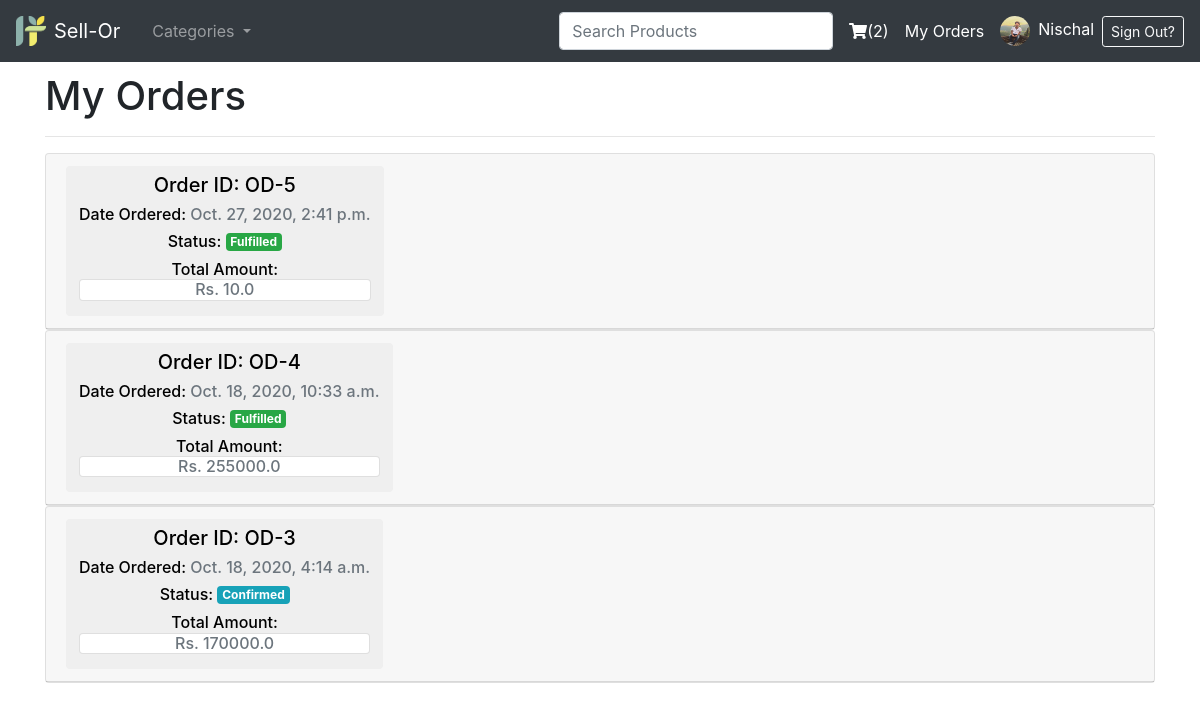
/myorders/ (signed in), run on an earlier commit of the app's database.
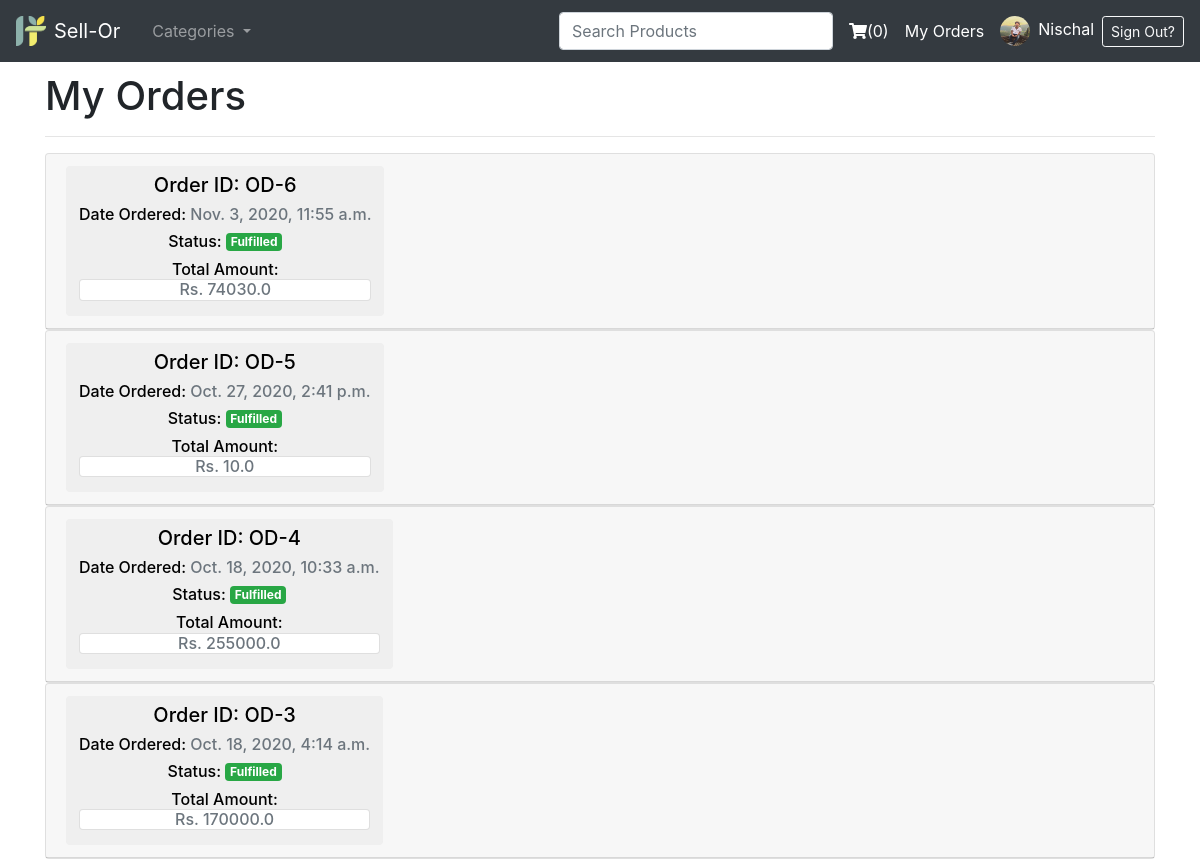
And on a later commit of the database.
### main/models.py (models this page shows, shortened)
class Order(models.Model):
    user = models.ForeignKey("accounts.User", verbose_name=_("Orderer"), on_delete=models.CASCADE)
    items = models.ManyToManyField(OrderItem)
    ordered_date = models.DateTimeField(null=True, blank=True)
    status = models.CharField(max_length=20,choices=ORDER_STATUS,default='NO')
    class Meta:
        verbose_name = _("Order")
        verbose_name_plural = _("Orders")
        ordering = ['-ordered_date']
    @property
    def total_amount(self):
        return sum([i.quantity* i.item.selling_price for i in self.items.all()])

class OrderItem(models.Model) :
    user = models.ForeignKey("accounts.User",verbose_name=_("Orderer"),on_delete=models.CASCADE)
    ordered = models.BooleanField(_("Is Ordered?"))
    item = models.ForeignKey("inventory.Item", on_delete=models.CASCADE)
    quantity = models.IntegerField(default=1)

### inventory/models.py (models this page shows, shortened)
class Item(models.Model):
    name = models.CharField(_("Product Name"),max_length = 240, unique = True)
    brand = models.CharField(_("Product Brand"), max_length = 50, null=True, blank=True)
    category = models.ForeignKey("inventory.Category", verbose_name=_("category"), on_delete=models.CASCADE, related_name='categories')
    description = models.TextField(_("Product Description"))
    image = models.ImageField(_("Product Image"), upload_to="product_images", height_field=None, width_field=None, max_length=None, default = 'image-not-available.jpg')
    cost_price = models.FloatField(_("Latest Cost Price"), default=0)
    quantity = models.IntegerField(_("Available Quantity"), default=0)
    selling_price = models.FloatField(_("Current Selling Price"), default=0)
    about_seller = models.TextField(_("About Seller"))
    class Meta:
        ordering = ['name']

### main/views.py (the view)
# urls.py: path("myorders/", MyOrderListView.as_view(), name="my-orders"),
class MyOrderListView(LoginRequiredMixin ,ListView):
    model = Order
    context_object_name = 'orders'
    template_name = "client_side/my_orders.html"
    paginate_by = 10
    def get_queryset(self):
        qs = super().get_queryset()
        qs = qs.filter(user = self.request.user).exclude(status='NO')
        return qs

### inventory/context_processors.py (called while the page is built)
def category(request):
    return {
        'categories': Category.objects.parents(),
        'cart_items': Order.objects.get_or_create(user=request.user, status='NO')[0].items.all().count() if request.user.is_authenticated else None,
        }

### inventory/models.py (called while the page is built)
    def parents(self):
        qs = super(CategoryManager, self).filter(parent = None)
        return qs

    def __str__(self):
        return str(self.name)

    def children(self):
        return Category.objects.filter(parent = self)

### inventory/templatetags/tag_to_value.py (called while the page is built)
@register.filter()
def tag_to_val(value):
    if value =='O':
        return "<span class='badge badge-warning'>Ordered</span>"
    elif value == 'CO':
        return "<span class='badge badge-info'>Confirmed</span>"
    elif value == 'S':
        return "<span class='badge badge-success'>Fulfilled</span>"
    else:
        return "<span class='badge badge-danger'>Cancelled</span>"

### templates/client_side/my_orders.html (shortened to what this page needs)
{% extends 'client_side_base.html' %}
{% load tag_to_value %}
{% block content %}
<h1>My Orders</h1><hr>
{% for order in orders %}
      <div id="accordion">
        <div class="card">
          <div class="card-header" id="headingOne">
            <h5 class="mb-0">
              <button class="btn" data-toggle="collapse" data-target="#collapse-{{order.id}}" aria-expanded="true" aria-controls="collapseOne">
                <div class="">
                  <div class="">
                      <h5 class="">Order ID: OD-{{order.id}}</h5>
                      <h6>Date Ordered: <span class='text-secondary'>{{order.ordered_date}}<span></h6>
                      <h6>Status: <span class='text-secondary'>{{order.status|tag_to_val|safe}}<span></h6>
                      <h6>Total Amount: <span class='text-secondary card'>Rs. {{order.total_amount}}<span></h6>
                  </div>
                </div>
              </button>
            </h5>
          </div>
        </div>
      </div>
{% endfor %}
{% endblock content %}

### templates/partial/navbar.html (shortened to what this page needs)
<nav class="navbar navbar-expand-lg navbar-dark bg-dark fixed-top">
  <a class="navbar-brand js-scroll-trigger" href="/">
    <img src="/media/favicon.png" height='30' width='30' class="d-inline-block align-top"><span class='typewriter mx-2'>Sell-Or</span>
  </a>
  <div class="collapse navbar-collapse" id="navbarSupportedContent">
    <ul class="navbar-nav mr-auto">
      <li class="nav-item dropdown">
        <a class="nav-link dropdown-toggle" href="#" data-toggle="dropdown">  Categories  </a>
      </li>
    </ul>
    <form class="form-inline my-2 my-lg-0">
      <input class="form-control my-1 mr-sm-2" autocomplete='off' type='text' required='required' placeholder="Search Products" id='searchProductForm' name='q' data-toggle="popover" data-placement="bottom" value="{{ query }}" style="" data-original-title="" title="">
    </form>
      {% if user.is_authenticated %}
        <a class="text-white mx-2" href="{% url 'main:cart' %}" id="navbarDropdown" role="button" aria-haspopup="true" aria-expanded="false">
          <i class="fas fa-shopping-cart"></i>({{cart_items}})
        </a>
        <a class="text-white mx-2" href="{% url 'main:my-orders' %}" id="navbarDropdown" role="button" aria-haspopup="true" aria-expanded="false">
          My Orders
        </a>
        <a class="text-white mr-2" href="{% url 'profile' %}" id="navbarDropdown" role="button" aria-haspopup="true" aria-expanded="false">
          <img class='rounded-circle profile-img mx-2' src='{{ user.profile.dp.url }}' height=30px width=30px>{{ user.first_name }}
        </a>
        <a class="btn btn-sm btn-outline-light" href="{% url 'account_logout' %}">Sign Out?</a>
      {% else %}
        <a class="btn mr-1 mb-1 btn-sm btn-outline-success" href="{% url 'account_login' %}">Sign In</a>
        <a class="btn btn-sm mb-1 btn-warning" href="{% url 'account_signup' %}">Signup</a>
      {% endif %}
  </div>
</nav>

What changed in the data, as far as the page shows it:
now on this page (row edited): Order: id "6", ordered_date "Nov. 3, 2020, 11:55 a.m.", status|tag_to_val "Fulfilled", total_amount "74030.0"
changed Order "Oct. 18, 2020, 4:14 a.m.": status "CO" → "S" (drawn); status|tag_to_val "Confirmed" → "Fulfilled"
Also different on the page:
{{ cart_items }}: "2" → "0"
